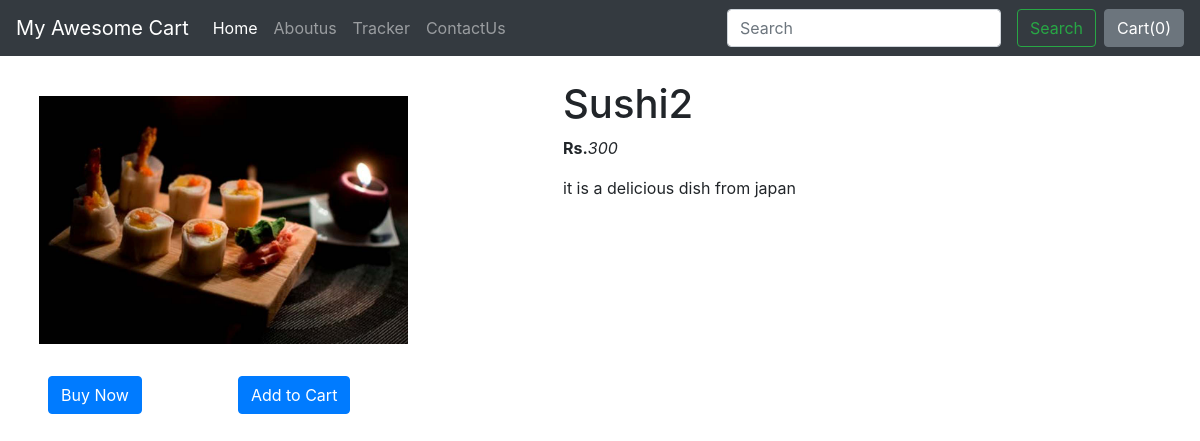
The page /shop/products/4 on the database its author committed.
### shop/models.py (models this page shows, shortened)
class Product(models.Model):
    product_id = models.AutoField
    product_name = models.CharField(max_length=50)
    category = models.CharField(max_length=50, default="")
    subcategory = models.CharField(max_length=50)
    price = models.IntegerField(default=0)
    desc = models.CharField(max_length=300)
    pub_date = models.DateField()
    image = models.ImageField(upload_to="shop/images", default="null")

### shop/views.py (the view)
# urls.py: path('products/<int:myid>', views.productview, name="Productview"),
def productview(request, myid):
    product = Product.objects.filter(id=myid)
    return render(request, 'shop/productview.html', {'product': product[0]})

### shop/templates/shop/productview.html (shortened to what this page needs)
{% extends 'shop/base.html' %}
{% block body %}
<div class="container-fluid my-4">
    <div class="row">
        <div class="col-md-5">
            <div class="row ml-4 my-3">
                <img src="/media/{{product.image}}" alt="{{product.product_name}} " width='80%'>
            </div>
            <div class="row">
                <button class="btn btn-primary mx-5 my-3">Buy Now</button>
                <button class="btn btn-primary mx-5 my-3">Add to Cart</button>
            </div>
        </div>
        <div class="col-md-6 ml-5 ">
            <h1>{{product.product_name}}</h1>
            <p><b>Rs.</b><i>{{product.price}}</i> </p>
            <p>{{product.desc}}</p>
        </div>
    </div>
</div>
{% endblock %}

### rows shown on the page
Product: image (picture), product_name "Sushi2", price "300", desc "it is a delicious dish from japan"
